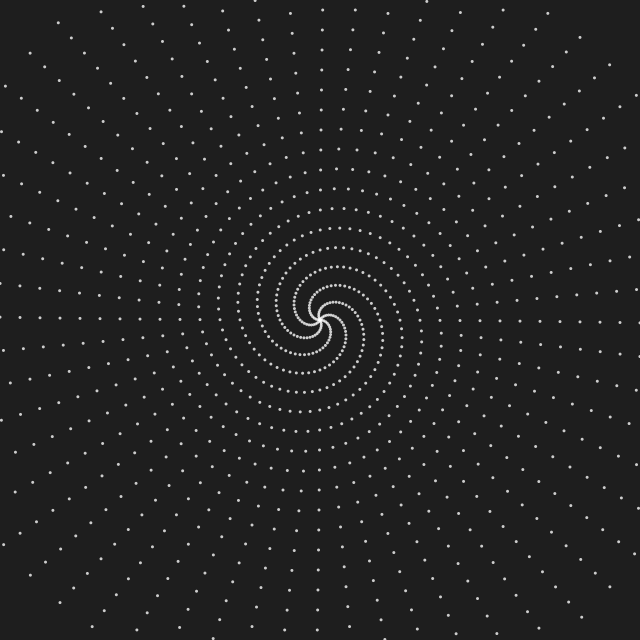
Frame 1 (no input)
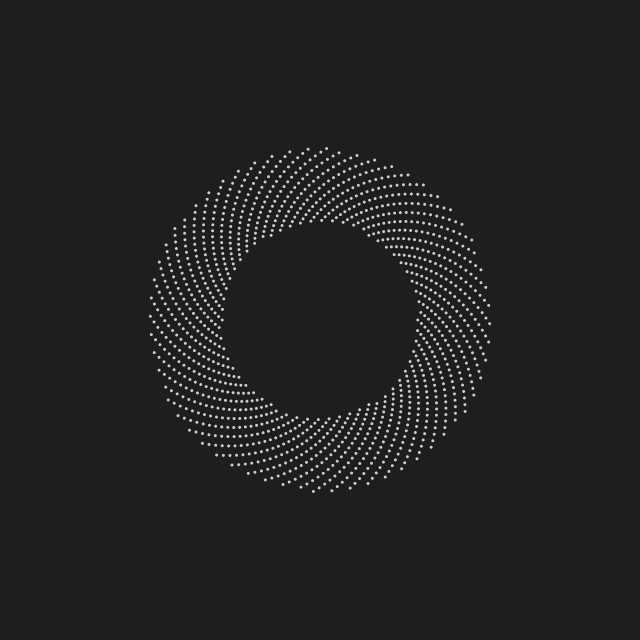
Frame 60 (the mouse pressed at the canvas centre just before this capture)
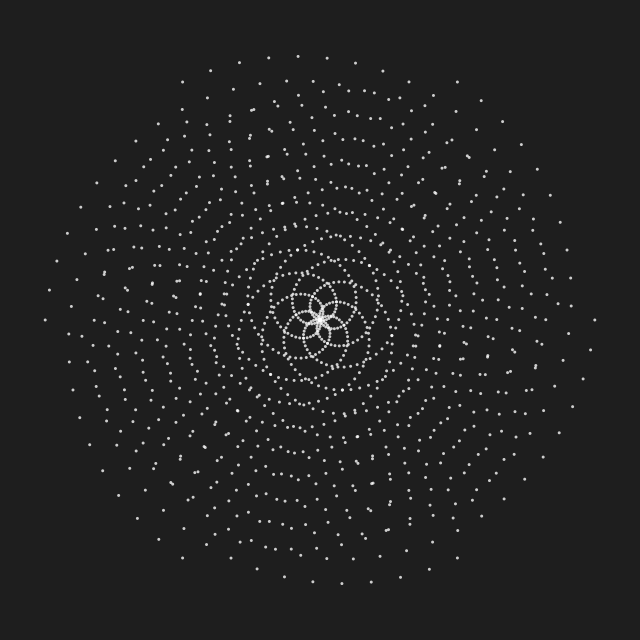
Frame 120 (the mouse held since frame 60 and released just before this capture)

The Processing sketch that drew these frames (run headless with seeded random() and noise(); from frame 60 on, the mouse is pressed at the canvas centre):

// Processing sketch: processing_157585
// ── processing_157585.pde

//Day 60 #create365
ArrayList<Object> objects;
int num = 200;
int a = 2;
int b = 30;
PVector center, right;
float r;
float angle;

void setup() {
  size(640, 640);
  objects = new ArrayList<Object>();

  center = new PVector(width/2, height/2);
  right = new PVector(width, 0);
  for (int i = 0; i < num; i++) {
    for (int j = 0; j < 6; j++) {
      objects.add(new Object(new PVector(a*i, PI/b*i + j*TWO_PI/6)));
    }
  }
}

void draw() {
  background(30);

  PVector mouse = new PVector(mouseX, mouseY);
  r = PVector.sub(mouse, center).mag();

  angle = calcAngle();


  for (Object o : objects) {
    o.update();
    o.display();
  }
}

class Object {

  PVector position; //in r and theta?
  PVector velocity;
  PVector acceleration;
  int rad = 3;
  float theta = 0.0;
  float scale;
  float velScale;
  float initR;

  Object(PVector pos) {
    position = pos.get();
    initR = position.x;
    velocity = new PVector(0, 2*PI*initR/60/600);
    acceleration = new PVector(0, 0);
  }

  void update() {

    scale = map(initR, 0, 200, 3, -2); 
    velScale = map(angle, 0, TWO_PI, 360000, 1);
    velocity.x = scale*sin(theta);
    velocity.y = 2*PI*initR/velScale;
    velocity.add(acceleration);
    position.add(velocity);
    acceleration.mult(0);
    theta += map(r, 0, 450, TWO_PI/600, TWO_PI/300);
  }

  void display() {
    noStroke();
    fill(255, 200);
    pushMatrix();
    translate(position.x*cos(position.y) + width/2, position.x*sin(position.y) + height/2);
    ellipse(0, 0, rad, rad);
    popMatrix();
  }
}

float calcAngle() {
  pushMatrix();
  translate(width/2, height/2);
  right = new PVector(1, 0);
  PVector mouse = new PVector(mouseX - width/2, mouseY - height/2);
  float angle = PVector.angleBetween(mouse, right);
  popMatrix();
  if (mouseY > height/2) {
    angle = TWO_PI-angle;
  }
  return angle;
}
